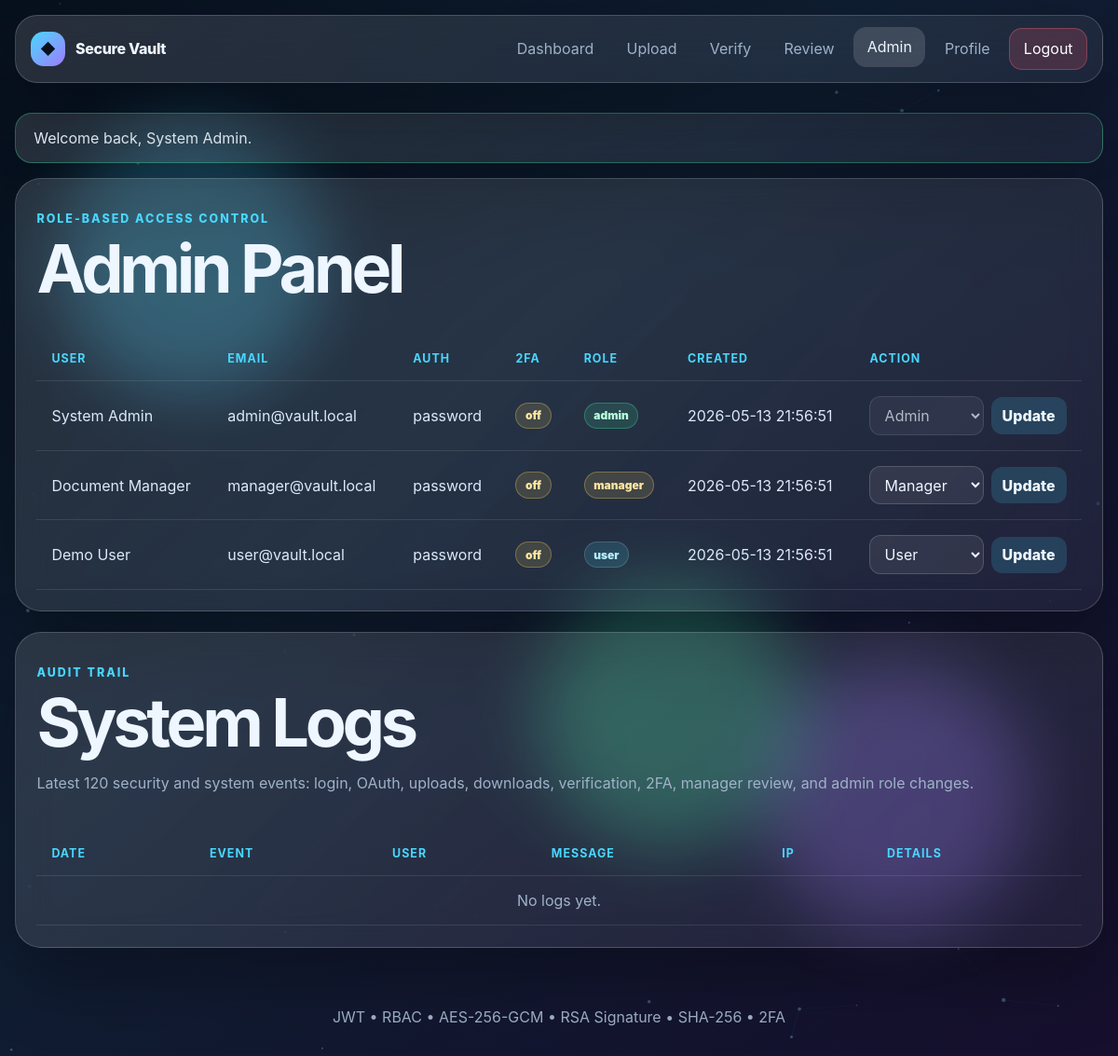
The page /public/admin.php (signed in) on the database its author committed.
### tables this page shows
CREATE TABLE users (
  id INT UNSIGNED AUTO_INCREMENT PRIMARY KEY,
  name VARCHAR(120) NOT NULL,
  email VARCHAR(180) NOT NULL UNIQUE,
  password_hash VARCHAR(255) NULL,
  role ENUM('admin','manager','user') NOT NULL DEFAULT 'user',
  oauth_provider VARCHAR(50) NULL,
  oauth_id VARCHAR(120) NULL,
  two_factor_secret VARCHAR(80) NULL,
  two_factor_enabled TINYINT(1) NOT NULL DEFAULT 0,
  created_at TIMESTAMP NOT NULL DEFAULT CURRENT_TIMESTAMP,
  INDEX idx_users_role (role),
  UNIQUE KEY uniq_oauth (oauth_provider, oauth_id)
);

### app/db.php (called while the page is built)
<?php
require_once __DIR__ . '/config.php';
function db(): PDO
{
    static $pdo = null;
    if ($pdo instanceof PDO) {
        return $pdo;
    }
    $dsn = 'mysql:host=' . DB_HOST . ';dbname=' . DB_NAME . ';charset=' . DB_CHARSET;
    $pdo = new PDO($dsn, DB_USER, DB_PASS, [
        PDO::ATTR_ERRMODE => PDO::ERRMODE_EXCEPTION,
        PDO::ATTR_DEFAULT_FETCH_MODE => PDO::FETCH_ASSOC,
        PDO::ATTR_EMULATE_PREPARES => false,
    ]);
    return $pdo;
}

### app/auth.php (called while the page is built, shortened)
<?php
require_once __DIR__ . '/db.php';
require_once __DIR__ . '/jwt.php';
function get_flash(): array
{
    $messages = $_SESSION['flash'] ?? [];
    return $messages;
}
function current_user(): ?array
{
    static $cached = null;
    if ($cached !== null) {
        return $cached ?: null;
    }
    $token = $_COOKIE['vault_jwt'] ?? '';
    $payload = $token ? jwt_decode($token) : null;
    $stmt = db()->prepare('SELECT id, name, email, role, two_factor_enabled, two_factor_secret, created_at FROM users WHERE id = ? LIMIT 1');
    $stmt->execute([(int)$payload['sub']]);
    $user = $stmt->fetch();
    $cached = $user ?: false;
    return $user ?: null;
}
function require_auth(): array
{
    $user = current_user();
    return $user;
}
function require_role(array $roles): array
{
    $user = require_auth();
    return $user;
}

### app/jwt.php (called while the page is built, shortened)
<?php
require_once __DIR__ . '/config.php';
function b64url_encode(string $data): string
{
    return rtrim(strtr(base64_encode($data), '+/', '-_'), '=');
}
function b64url_decode(string $data): string|false
{
    $padding = 4 - (strlen($data) % 4);
    if ($padding < 4) {
        $data .= str_repeat('=', $padding);
    }
    return base64_decode(strtr($data, '-_', '+/'), true);
}
function jwt_decode(string $jwt, string $secret = JWT_SECRET): ?array
{
    $parts = explode('.', $jwt);
    [$headb64, $payloadb64, $sigb64] = $parts;
    $expected = b64url_encode(hash_hmac('sha256', $headb64 . '.' . $payloadb64, $secret, true));
    $payloadJson = b64url_decode($payloadb64);
    $payload = json_decode($payloadJson, true);
    return $payload;
}

### app/config.php (called while the page is built, shortened)
<?php
function app_url(string $path = ''): string
{
    return rtrim(APP_URL, '/') . '/' . ltrim($path, '/');
}
function e(?string $value): string
{
    return htmlspecialchars((string)$value, ENT_QUOTES, 'UTF-8');
}

### public/admin.php (the view, shortened to what this page needs)
<?php
require_once __DIR__ . '/../app/auth.php';
$user = require_role(['admin']);
$users = db()->query('SELECT id, name, email, role, oauth_provider, two_factor_enabled, created_at FROM users ORDER BY created_at DESC')->fetchAll();
$logs = db()->query('SELECT * FROM system_logs ORDER BY created_at DESC LIMIT 120')->fetchAll();
?>
<?php require_once __DIR__ . '/partials/header.php'; ?>
<section class="panel glass reveal">
    <div class="panel-title">
        <div>
            <p class="eyebrow">Role-Based Access Control</p>
            <h1>Admin Panel</h1>
        </div>
    </div>
    <div class="table-wrap">
        <table>
            <thead><tr><th>User</th><th>Email</th><th>Auth</th><th>2FA</th><th>Role</th><th>Created</th><th>Action</th></tr></thead>
            <tbody>
            <?php foreach ($users as $u): ?>
                <tr>
                    <td><?= e($u['name']) ?></td>
                    <td><?= e($u['email']) ?></td>
                    <td><?= e($u['oauth_provider'] ?: 'password') ?></td>
                    <td><span class="badge <?= $u['two_factor_enabled'] ? 'valid' : 'pending' ?>"><?= $u['two_factor_enabled'] ? 'enabled' : 'off' ?></span></td>
                    <td><span class="badge <?= e($u['role']) ?>"><?= e($u['role']) ?></span></td>
                    <td><?= e($u['created_at']) ?></td>
                    <td>
                        <form method="post" class="inline-form">
                            <select name="role" <?= (int)$u['id'] === (int)$user['id'] ? 'disabled' : '' ?>>
                                <option value="user" <?= $u['role'] === 'user' ? 'selected' : '' ?>>User</option>
                                <option value="manager" <?= $u['role'] === 'manager' ? 'selected' : '' ?>>Manager</option>
                                <option value="admin" <?= $u['role'] === 'admin' ? 'selected' : '' ?>>Admin</option>
                            </select>
                            <button class="mini-btn" type="submit" <?= (int)$u['id'] === (int)$user['id'] ? 'disabled' : '' ?>>Update</button>
                        </form>
                    </td>
                </tr>
            <?php endforeach; ?>
            </tbody>
        </table>
    </div>
</section>
<section class="panel glass reveal delay-1 admin-logs-panel">
    <div class="panel-title">
        <div>
            <p class="eyebrow">Audit Trail</p>
            <h1>System Logs</h1>
            <p class="muted">Latest 120 security and system events: login, OAuth, uploads, downloads, verification, 2FA, manager review, and admin role changes.</p>
        </div>
    </div>
    <div class="table-wrap">
        <table class="logs-table">
            <thead>
                <tr>
                    <th>Date</th>
                    <th>Event</th>
                    <th>User</th>
                    <th>Message</th>
                    <th>IP</th>
                    <th>Details</th>
                </tr>
            </thead>
            <tbody>
            <?php if (!$logs): ?>
                <tr><td colspan="6" class="empty">No logs yet.</td></tr>
            <?php endif; ?>
            </tbody>
        </table>
    </div>
</section>
<?php require_once __DIR__ . '/partials/footer.php'; ?>

### public/partials/header.php (shortened to what this page needs)
<?php
require_once __DIR__ . '/../../app/auth.php';
$user = current_user();
$active = basename($_SERVER['PHP_SELF']);
?>
<!DOCTYPE html>
<html lang="en">
<head>
    <link rel="stylesheet" href="assets/css/style.css">
</head>
<body>
<canvas id="particle-canvas" aria-hidden="true"></canvas>
<div class="orb orb-a"></div>
<div class="orb orb-b"></div>
<div class="orb orb-c"></div>
<header class="topbar glass">
    <a class="brand" href="<?= app_url($user ? 'dashboard.php' : 'index.php') ?>">
        <span class="brand-cube">◆</span>
        <span>Secure Vault</span>
    </a>
    <nav class="nav" data-nav>
        <?php if ($user): ?>
            <a class="nav-link <?= $active === 'dashboard.php' ? 'active' : '' ?>" href="dashboard.php">Dashboard</a>
            <a class="nav-link <?= $active === 'upload.php' ? 'active' : '' ?>" href="upload.php">Upload</a>
            <a class="nav-link <?= $active === 'verify.php' ? 'active' : '' ?>" href="verify.php">Verify</a>
            <?php if (in_array($user['role'], ['admin', 'manager'], true)): ?>
                <a class="nav-link <?= $active === 'manager.php' ? 'active' : '' ?>" href="manager.php">Review</a>
            <?php endif; ?>
            <?php if ($user['role'] === 'admin'): ?>
                <a class="nav-link <?= $active === 'admin.php' ? 'active' : '' ?>" href="admin.php">Admin</a>
            <?php endif; ?>
            <a class="nav-link <?= $active === 'profile.php' ? 'active' : '' ?>" href="profile.php">Profile</a>
            <a class="nav-link danger" href="logout.php">Logout</a>
        <?php else: ?>
            <a class="nav-link <?= $active === 'login.php' ? 'active' : '' ?>" href="login.php">Login</a>
            <a class="nav-link <?= $active === 'register.php' ? 'active' : '' ?>" href="register.php">Register</a>
        <?php endif; ?>
    </nav>
</header>
<main class="page-shell">
    <?php foreach (get_flash() as $flash): ?>
        <div class="flash <?= e($flash['type']) ?> glass tilt-card"><?= e($flash['message']) ?></div>
    <?php endforeach; ?>

### public/partials/footer.php (shortened to what this page needs)
</main>
<footer class="footer">
    <span>JWT • RBAC • AES-256-GCM • RSA Signature • SHA-256 • 2FA</span>
</footer>
</body>
</html>

### rows shown on the page
users: name "System Admin", email "admin@vault.local", oauth_provider "password", two_factor_enabled "off", role "admin", created_at "2026-05-13 21:56:51", role "Admin"
users: name "Document Manager", email "manager@vault.local", oauth_provider "password", two_factor_enabled "off", role "manager", created_at "2026-05-13 21:56:51", role "Manager"
users: name "Demo User", email "user@vault.local", oauth_provider "password", two_factor_enabled "off", role "user", created_at "2026-05-13 21:56:51", role "User"

### other values the page prints
$flash['message'] "Welcome back, System Admin."
